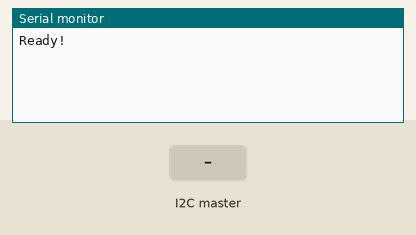
Recording of a sketch running on a simulated Arduino Uno, built with avr-gcc and run on an emulated ATmega328P. Parts: the last lines printed to the serial monitor. The inputs (shaded band) are chosen by the test bench.

Above: at 1.2 s.
1.3 s: the I2C master sends the byte 1
At 1.7 s:
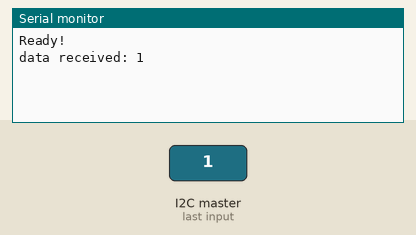
2.8 s: the I2C master sends the byte 0
At 4.1 s:
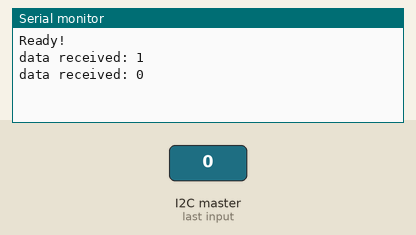

The sketch:

raspi_arduino_I2C_2.ino
```cpp
#include <Wire.h>

int SLAVE_ADDRESS = 0x04;

int cmd = 0;
int val = 0;

void setup() {
  Wire.begin(SLAVE_ADDRESS);
  Wire.onReceive(receiveAnalogReading);
  Wire.onRequest(sendData);
  Serial.begin(9600);
  Serial.println("Ready!");
}

void loop() {
  delay(10);
}

void receiveAnalogReading(int byteCount) {
  while(Wire.available()) {
    cmd = Wire.read();
    Serial.print("data received: ");
    Serial.println(cmd);

    switch(cmd) {
      case 0:
        val = analogRead(A0);
        break;
      case 1:
        val = analogRead(A1);
        break;
      case 2:
        val = analogRead(A2);
        break;
      case 3:
        val = analogRead(A3);
        break;
      case 4:
        val = analogRead(A4);
        break;
      case 5:
        val = analogRead(A5);
        break;
      default:
        break;
    }
  }
}

void sendData() {
  val = map(val, 0, 1024, 0, 256);
  Serial.print("send data: ");
  Serial.println(val);
  Wire.write(val);
}
```

Measured:
- after the input at 1.3 s, the serial monitor: prints a new line at once (image 1)
- after the input at 2.8 s, the serial monitor: prints a new line at once (image 2)
